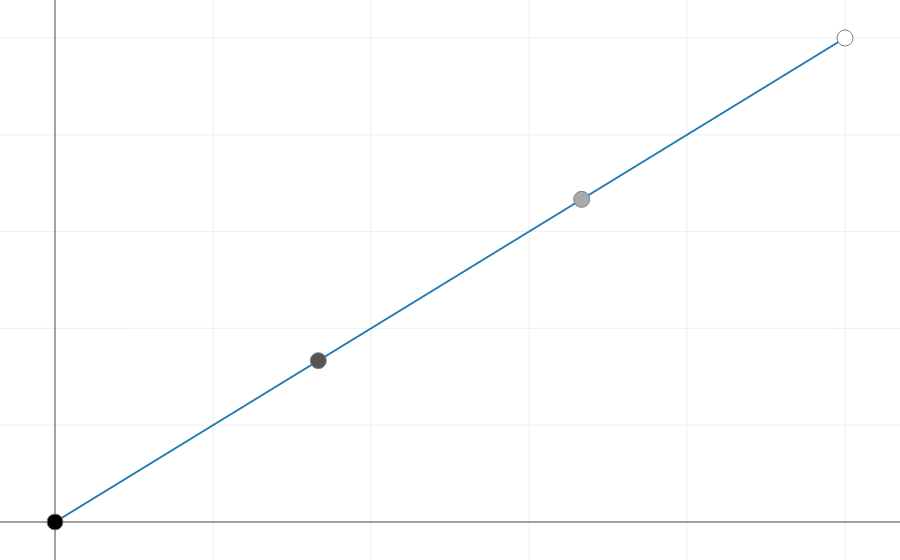

Here is the notebook cell this chart was saved with:
### Markdown cell above
### Exemplo 02
---
Identidade com *4* amostras.

### Code cell
%%time
N = 4
### Índices
i = [i for i in range(N)]
indice = ['índice {0}'.format(a) for a in i]
### Tabela de valores por eixo
t = np.array(i)/(N - 1)
### Visualização
cor = ['rgb({0}, {1}, {2})'.format(a*255, b*255, c*255) for a, b, c in zip(t, t, t)]
lut02 = [Scatter(x = t,
                 y = t,
                 line = {'dash': 'line'},
                 hovertext = indice,
                 marker = {'symbol': 'circle',
                           'size': 16,
                           'color': cor,
                           'line': {'color': 'rgb(128, 128, 128)',
                                     'width': 1}})]

layout = Layout(margin = {'l': 0, 'r': 0, 'b': 0, 't':0})
fig = Figure(data = lut02, layout = layout)
iplot(fig, filename = 'LUT1D_identity{0}'.format(N), show_link = False)

### Figure 1 — Plotly figure (JSON) as saved in the notebook; plotly's stock layout.template omitted (floating-point values rounded to 4 significant figures)
{"data": [{"hovertext": ["índice 0", "índice 1", "índice 2", "índice 3"], "line": {"dash": "line"}, "marker": {"color": ["rgb(0.0, 0.0, 0.0)", "rgb(85.0, 85.0, 85.0)", "rgb(170.0, 170.0, 170.0)", "rgb(255.0, 255.0, 255.0)"], "line": {"color": "rgb(128, 128, 128)", "width": 1}, "size": 16, "symbol": "circle"}, "type": "scatter", "x": [0, 0.3333, 0.6667, 1], "y": [0, 0.3333, 0.6667, 1]}], "layout": {"margin": {"b": 0, "l": 0, "r": 0, "t": 0}}}
